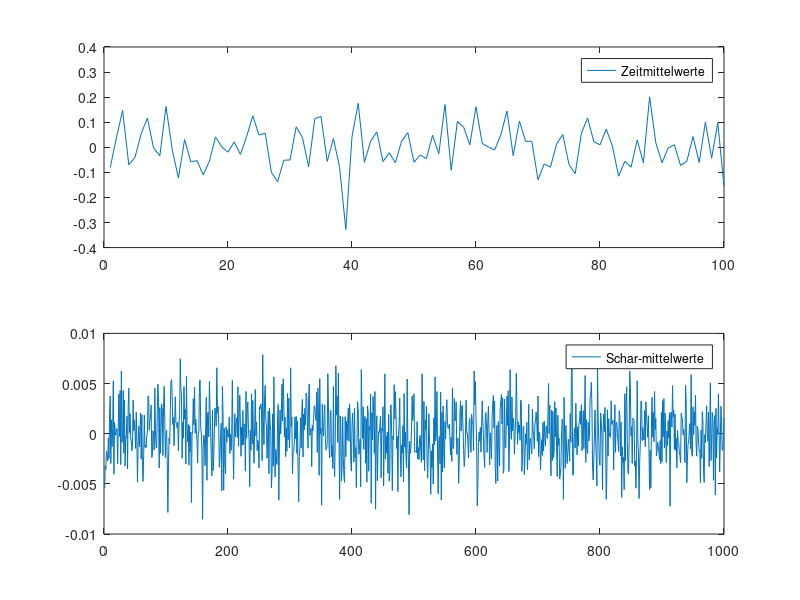

Source code (MATLAB):
%%%%%%%%%%%%%%%%%%%%%%%%%%%%%%%%%%%%%%%%%%%%%%%%%%%%%%%%%%%%%%%%%%%%%%%%%%%%%
%% Stochastik - Ergodizität prüfen:
%% Schar- und Zeitmittelwerte
%%%%%%%%%%%%%%%%%%%%%%%%%%%%%%%%%%%%%%%%%%%%%%%%%%%%%%%%%%%%%%%%%%%%%%%%%%%%%

% Uniformly distributed random numbers ohne mittelwert
% 100 Musterfunktionen mit je 5000 Werten
x=rand(1000,100)-.5;

f1=figure(1);
SUBS=210;

% 100x Zeitmittelwert bilden
mxt = sum(x)/size(x,2);
subplot(SUBS+1);
plot(mxt); legend('Zeitmittelwerte');

% 1000x Ensamble mittelwert bilden
mxe = sum(x')/size(x',2);
subplot(SUBS+2);
plot(mxe); legend('Schar-mittelwerte');
